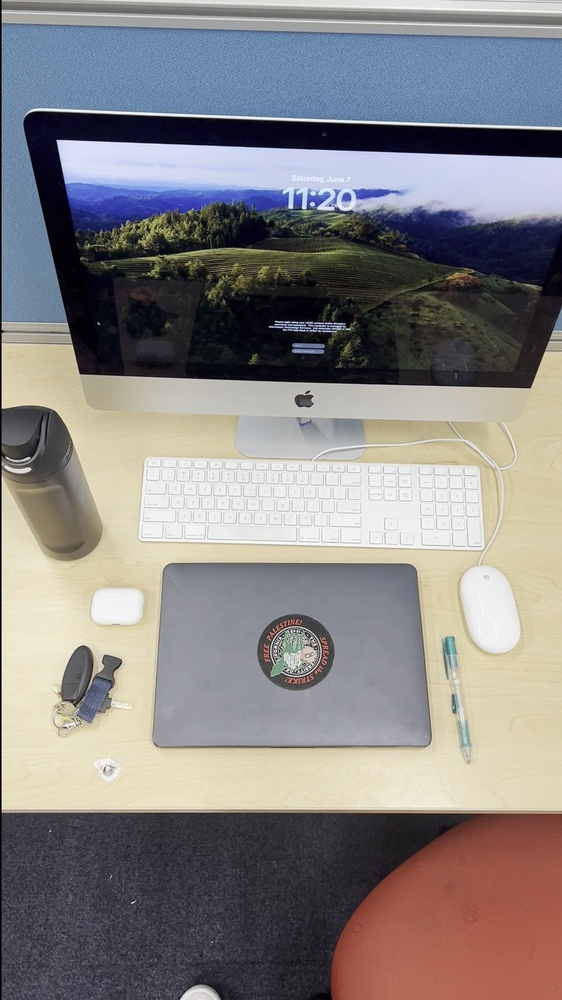
#> input picture dataset/images/train/birdsView_frame_0007.jpg, 562 x 1000 px, shrunk from 1080 x 1920 before the run, found by its file name; its folder holds 4 pictures in this run
$ python rotateImages.py
#> lines starting #> are read from the running program, lines starting #| are printed output that depends on the picture
import cv2, os

input_dir  = "dataset/images/train"
output_dir = "dataset/images/train_upright"
os.makedirs(output_dir, exist_ok=True)

for fn in os.listdir(input_dir):
    if not fn.lower().endswith(".jpg"): continue
    img = cv2.imread(os.path.join(input_dir, fn))
#> img is the input picture: shape (1000, 562, 3); mean B, G, R 131.8, 131.7, 135.2
    # rotate 90° clockwise
    img = cv2.rotate(img, cv2.ROTATE_90_CLOCKWISE)
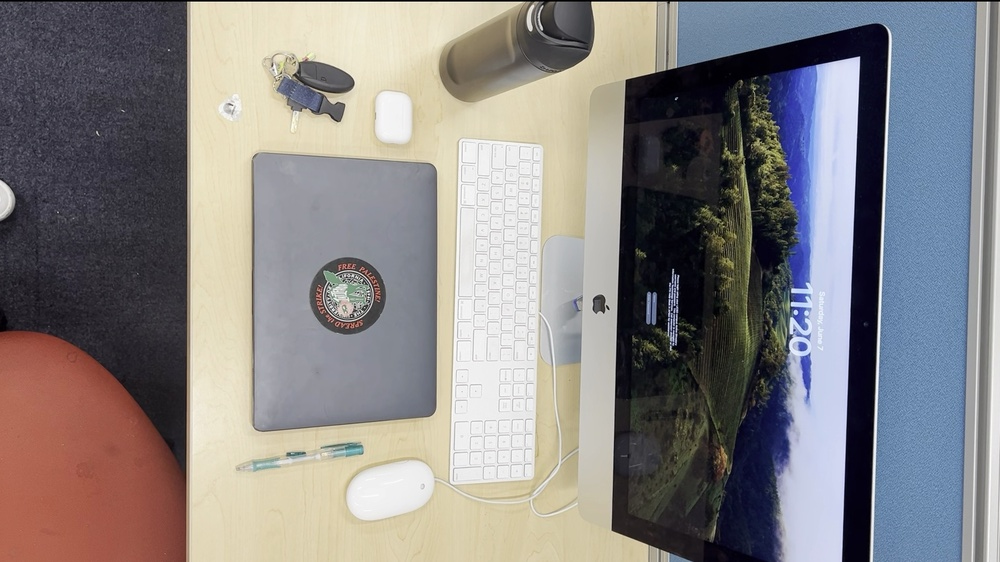
#> img: shape (562, 1000, 3); mean B, G, R 131.8, 131.7, 135.2
    cv2.imwrite(os.path.join(output_dir, fn), img)
#> pass 2 of the loop `for fn in os.listdir(input_dir):`:
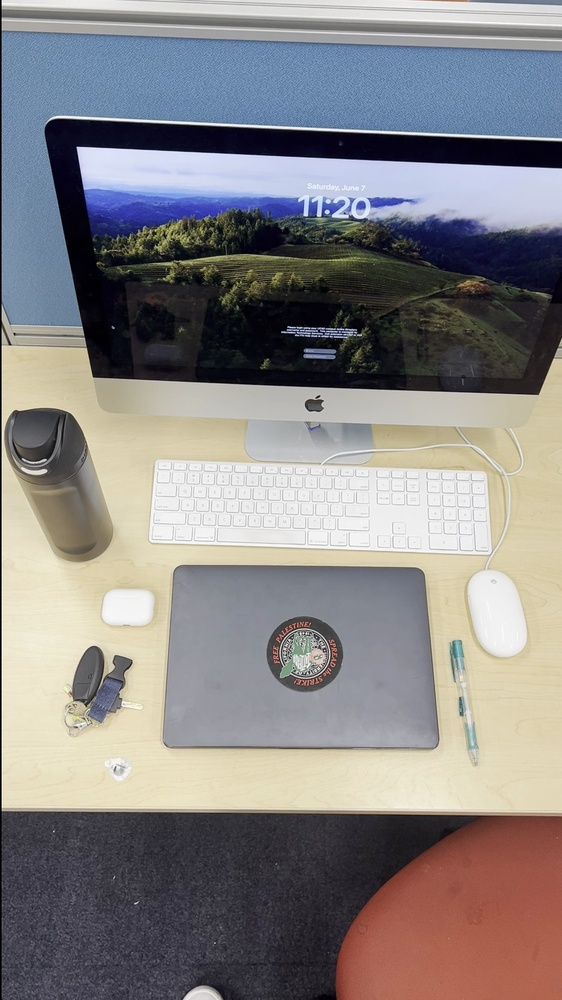
#> input picture dataset/images/train/birdsView_frame_0012.jpg, 562 x 1000 px, shrunk from 1080 x 1920 before the run, found by its file name
#> img is the input picture: shape (1000, 562, 3); mean B, G, R 132.7, 132.7, 135.9
#> `img = cv2.rotate(img, cv2.ROTATE_90_CLOCKWISE)`:
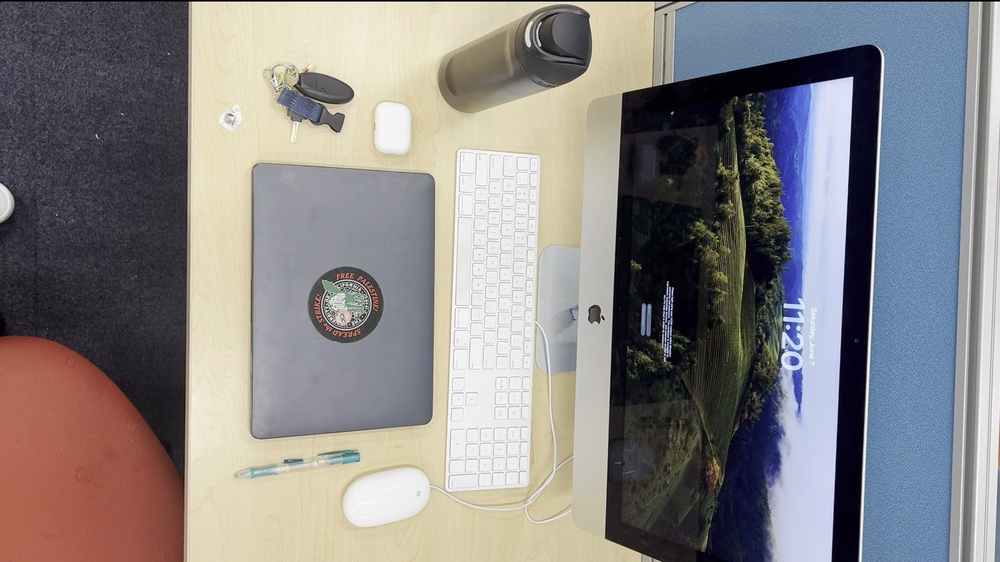
#> img: shape (562, 1000, 3); mean B, G, R 132.7, 132.7, 135.9
#> pass 3 of the loop `for fn in os.listdir(input_dir):`:
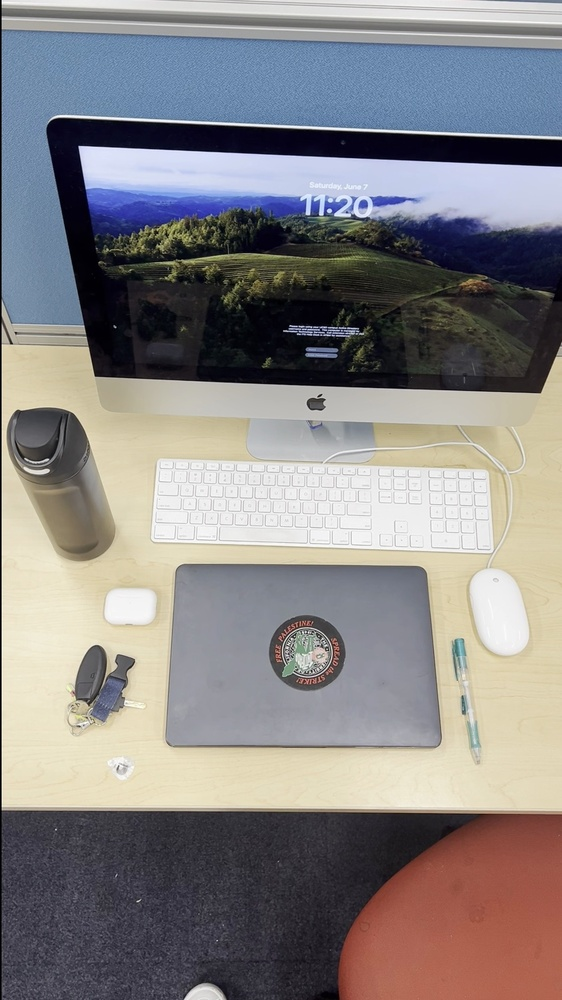
#> input picture dataset/images/train/birdsView_frame_0013.jpg, 562 x 1000 px, shrunk from 1080 x 1920 before the run, found by its file name
#> img is the input picture: shape (1000, 562, 3); mean B, G, R 132.7, 132.5, 135.8
#> `img = cv2.rotate(img, cv2.ROTATE_90_CLOCKWISE)`:
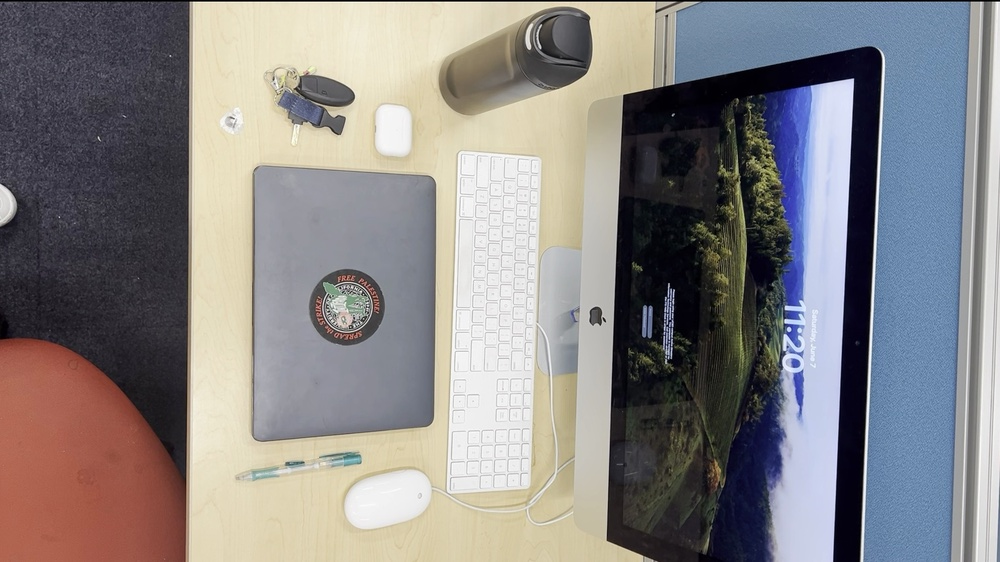
#> img: shape (562, 1000, 3); mean B, G, R 132.7, 132.5, 135.8
#> the loop made 4 passes; the first 3 are shown
